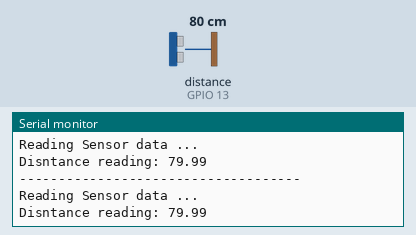
Simulated run of this sketch. Board: ESP32. On the bench: the last lines printed to the serial monitor. Wiring (inferred from the names in the program): ultrasonic range finder: trigger GPIO 22; echo GPIO 13. Inputs (shaded band) come from the test bench; at power-on: distance to the obstacle (sensor on GPIO 13) 80 cm. The echo pulse lasts 58.3 µs per cm; WiFi joins after 1.5 s; servers stay silent unless stated.

Above: at 2.7 s.
2.8 s: distance to the obstacle (sensor on GPIO 13) set to 2 cm
At 4.1 s:
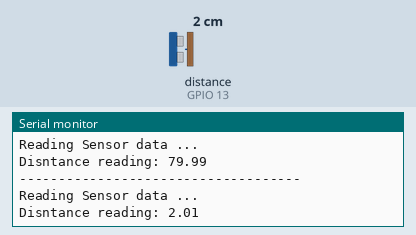
4.3 s: distance to the obstacle (sensor on GPIO 13) set to 4 cm
At 4.9 s:
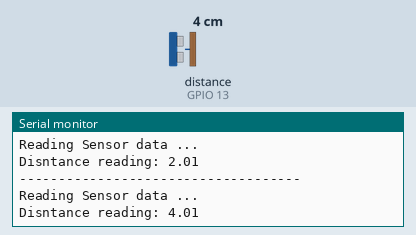
Timing chart, 0 to 7.3 s (numbered marks = the images above; inputs shaded):
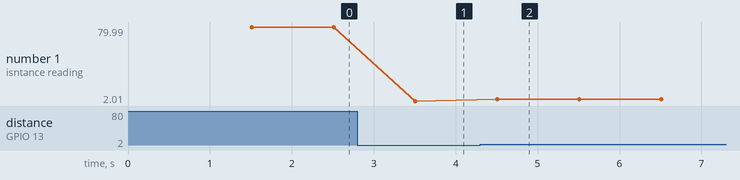

The sketch:

esp32_AsynWeb_dist.ino
```cpp
#include <WiFi.h>

#include "ESPAsyncWebServer.h"


// Your WiFi credentials
//#define WIFI_SSID "shakiwifi"
//#define WIFI_PASSWORD ""


#define WIFI_SSID "Totalplay-D9A3_2.4G"
#define WIFI_PASSWORD "D9A34C52jmf7Fr49"


#define TRIG_PIN 22
#define ECHO_PIN 13

// Create AsyncWebServer object on port 80
AsyncWebServer server(80);

// Variables to hold sensor readings
float distance = 0;

// Stores the elapsed time from device start up
unsigned long elapsedMillis = 0;
// The frequency of sensor updates to firebase, set to 10seconds
unsigned long update_interval = 1000;

void Wifi_Init() {
  WiFi.begin(WIFI_SSID, WIFI_PASSWORD);
  Serial.print("Connecting to Wi-Fi");
  while (WiFi.status() != WL_CONNECTED) {
    Serial.print(".");
    delay(300);
  }
  Serial.println();
  Serial.print("Connected with IP: ");
  Serial.println(WiFi.localIP());
  Serial.println();
}

String processor(const String &var) {
  //Serial.println(var);
  if (var == "DISTANCE") {
    return String(distance);
  }
  return String();
}


void updateSensorReadings() {
  Serial.println("------------------------------------");
  Serial.println("Reading Sensor data ...");
  digitalWrite(ECHO_PIN, LOW);
  delayMicroseconds(2);
  digitalWrite(TRIG_PIN,HIGH);
  delayMicroseconds(10);
  digitalWrite(TRIG_PIN, LOW);
  unsigned long time = pulseIn(ECHO_PIN, HIGH);
  distance = time * 0.000001 * 34300.0 / 2.0;
  Serial.printf("Disntance reading: %.2f \n", distance);
  delay(500);
}

void uploadSensorData() {
  if (millis() - elapsedMillis > update_interval) {
    elapsedMillis = millis();
    updateSensorReadings();
  }
}

const char index_html[] PROGMEM = R"rawliteral(
<!DOCTYPE HTML><html>
<head>
  <meta name="viewport" content="width=device-width, initial-scale=1">
  <link rel="stylesheet" href="https://use.fontawesome.com/releases/v5.7.2/css/all.css" integrity="sha384-fnmOCqbTlWIlj8LyTjo7mOUStjsKC4pOpQbqyi7RrhN7udi9RwhKkMHpvLbHG9Sr" crossorigin="anonymous">
  <style>
    html {
     font-family: Arial;
     display: inline-block;
     margin: 0px auto;
     text-align: center;
    }
    h2 { font-size: 3.0rem; }
    p { font-size: 3.0rem; }
    .units { font-size: 1.2rem; }
    .dht-labels{
      font-size: 1.5rem;
      vertical-align:middle;
      padding-bottom: 15px;
    }
  </style>
</head>
<body>
  <h2>ESP32 Distance Server</h2>
  <p>
    <i class="fa fa-arrows-h" style="color:#059e8a;"></i>
    <span class="dht-labels">Distancia</span>
    <span id="distance">%DISTANCE%</span>
    <sup class="units"> cm</sup>
  </p>
</body>
<script>
setInterval(function ( ) {
  var xhttp = new XMLHttpRequest();
  xhttp.onreadystatechange = function() {
    if (this.readyState == 4 && this.status == 200) {
      document.getElementById("distance").innerHTML = this.responseText;
    }
  };
  xhttp.open("GET", "/distance", true);
  xhttp.send();
}, 10000 ) ;
</script>
</html>)rawliteral";


void server_Init() {
  // Route for root / web page
  server.on("/", HTTP_GET, [](AsyncWebServerRequest *request) {
    request->send_P(200, "text/html", index_html, processor);
  });
  server.on("/distance", HTTP_GET, [](AsyncWebServerRequest *request) {
    request->send_P(200, "text/plain", String(distance).c_str());
  });
  // Start server
  server.begin();
}

void setup() {
  Serial.begin(115200);
  pinMode(ECHO_PIN, INPUT);
  pinMode(TRIG_PIN, OUTPUT);
  Wifi_Init();
  server_Init();
}

void loop() {
  uploadSensorData();
}
```

Measured:
- after the input at 2.8 s, the serial monitor: prints a new line after 0.71 s (image 1)
- after the input at 4.3 s, the serial monitor: prints a new line after 0.21 s (image 2)
- plotted number 1: 79.99 → 2.01 after the input at 2.8 s, 2.01 → 4.01 after the input at 4.3 s
